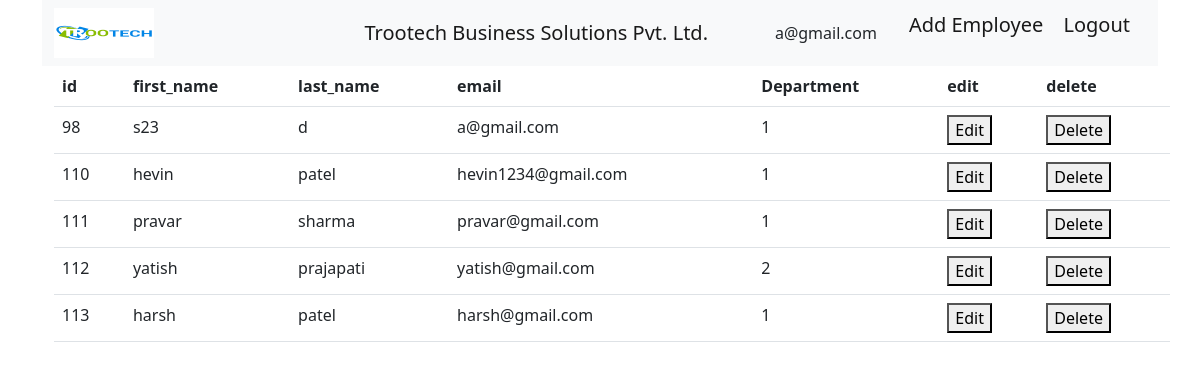
The page /employee_list/ (signed in) on the database its author committed.
### employee/models.py (models this page shows, shortened)
class Employee(AbstractUser):
    username = models.CharField(max_length=150, blank=True, unique=False)
    email = models.EmailField(max_length=100, unique=True)
    select_role = models.ManyToManyField(Depatment)
    USERNAME_FIELD = 'email'
    REQUIRED_FIELDS = ['username']
    is_deleted = models.BooleanField(default=False)
    @property
    def get_roles(self):
        return [select_value['name'] for select_value in self.select_role.values('name')]
    @property
    def has_access(self):
        roles = [select_value['name'] for select_value in self.select_role.values('name')]
        if roles.__contains__("HR") or roles.__contains__("CTO") or roles.__contains__("ADMIN"):
            return True
        return False

### employee/views.py (the view)
# urls.py: path('employee_list/',views.EmployeeList.as_view(),name = 'employee_list'),
@method_decorator(login_required(login_url="/login/"), name='dispatch')
class EmployeeList(ListView):
    template_name = 'employee_list.html'
    model = Employee
    queryset = Employee.objects.filter(is_deleted = False)
    context_object_name = 'employee'

### templates/employee_list.html (shortened to what this page needs)
{% include 'templates/employee_base.html' %}
<!DOCTYPE html>
<html>
<head>
    <link href=https://cdn.jsdelivr.net/npm/bootstrap@5.2.3/dist/css/bootstrap.min.css rel="stylesheet">
</head>
<body>
    <div class="container" style="width: 2000px">
        <table class="table">
            <thead class="thead-dark">
                <tr>
                    <th scope="col">id</th>
                    <th scope="col">first_name</th>
                    <th scope="col">last_name</th>
                    <th scope="col">email</th>
                    <th scope="col">Department</th>
                    <th scope="col">edit</th>
                    {% if request.user.has_access %}
                        <th scope="col">delete</th>
                    {% endif %}
                </tr>
            </thead>
            {% for employee_detils in employee %}
            <tr>
                <td>{{employee_detils.id}}</td>
                <td>{{employee_detils.first_name}}</td>
                <td>{{employee_detils.last_name}}</td>
                <td>{{employee_detils.email}}</td>
                <td data-bs-toggle="tooltip" data-bs-placement="left" title="{% for role in employee_detils.select_role.values %}{{ role.name }} &nbsp;{% endfor%}">{{employee_detils.select_role.count}}</td>
                <td>
                    <form method="GET" action="/employee_edit/{{employee_detils.pk}}">
                        <button type="edit">Edit</button>
                    </form>
                {% if request.user.has_access %}
                <td>
                    <form method="POST" action="/employee_delete/{{employee_detils.id}}">
                        <button type="submit">Delete</button>
                    </form>
                </td>
                {% endif %}
            </tr>
            {% endfor %}
        </table>
    </div>
    <link href=https://cdn.jsdelivr.net/npm/bootstrap@5.2.3/dist/js/bootstrap.min.js rel="stylesheet">
    <link href=https://cdn.jsdelivr.net/npm/bootstrap@5.2.3/dist/js/bootstrap.bundle.min.js rel="stylesheet">
</body>
</html>

### templates/employee_base.html (shortened to what this page needs)
{% load static %}
<!DOCTYPE html>
<html>
    <head>
        <link href=https://cdn.jsdelivr.net/npm/bootstrap@5.2.3/dist/css/bootstrap.min.css rel ="stylesheet">
    </head>
    <body class="container">
        <nav class="navbar navbar-expand-lg bg-light">
            <div class="container-fluid">
              <img src="{%static 'logo.png'%}" width="100" height="50" alt="logo" class="d-inline-block align-text-top">
              <a class="navbar-brand mx-auto" style="width: 200px;">Trootech Business Solutions Pvt. Ltd.</a>
                {% if request.user.is_authenticated %}
                   {{user.email}}
                {% endif %}
                <ul style="list-style-type: none;">
                    <li>
                      {% if 'HR' and 'ADMIN' and 'CTO' in request.user.get_roles %}
                        <a class="navbar-brand" href="{% url 'add_employee'%}" >Add Employee</a>
                      {% elif 'DEVELOPER' in request.user.get_roles %}
                        <a class="navbar-brand"  disabled>Add Employee</a>
                      {% elif 'ADMIN' in request.user.get_roles %}
                        <a class="navbar-brand" href="{% url 'add_employee'%}" >Add Employee</a>
                      {% elif 'HR' in request.user.get_roles %}
                        <a class="navbar-brand" href="{% url 'add_employee'%}" >Add Employee</a>
                      {% elif 'HR' and 'DEVELOPER' in request.user.get_roles %}
                        <a class="navbar-brand" href="{% url 'add_employee'%}" >Add Employee</a>
                      {% endif %}
                        <a class="navbar-brand" href="{% url 'logout' %}">Logout</a>
                    </li>
                </ul>
              </div>
          </nav>
    </body>
</html>

### rows shown on the page
Employee: email "a@gmail.com", id "98", first_name "s23", last_name "d", select_role.count "1"
Employee: id "110", first_name "hevin", last_name "patel", email "hevin1234@gmail.com", select_role.count "1"
Employee: id "111", first_name "pravar", last_name "sharma", email "pravar@gmail.com", select_role.count "1"
Employee: id "112", first_name "yatish", last_name "prajapati", email "yatish@gmail.com", select_role.count "2"
Employee: id "113", first_name "harsh", last_name "patel", email "harsh@gmail.com", select_role.count "1"
